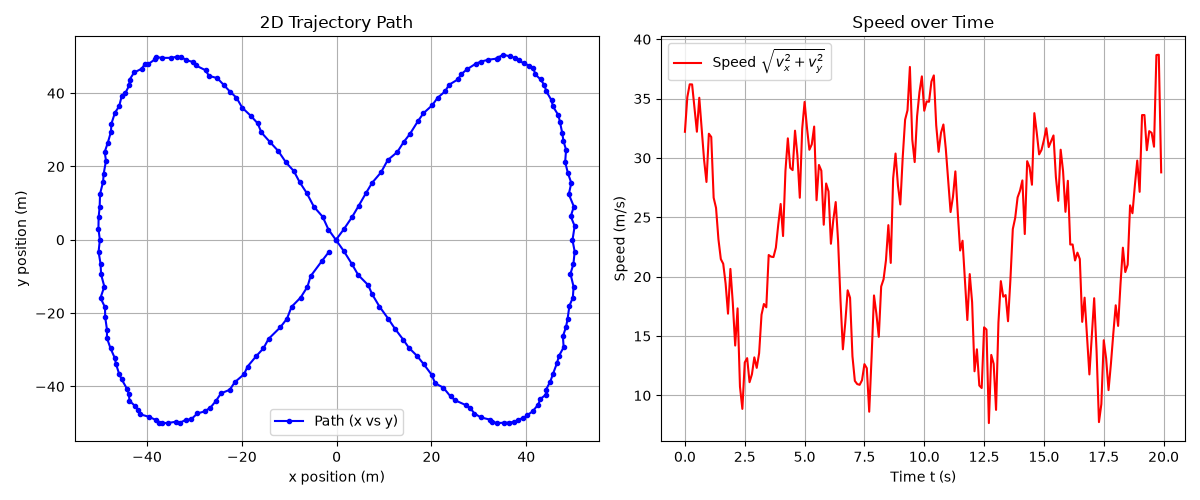

The script that saved this image:
import numpy as np
import matplotlib.pyplot as plt

# 1. Read trajectory.csv into arrays time, x, and y
data = np.loadtxt("trajectory.csv", delimiter=",", skiprows=1)
t = data[:, 0]
x = data[:, 1]
y = data[:, 2]

# 2. Compute velocity components using np.gradient
vx = np.gradient(x, t)
vy = np.gradient(y, t)

# 3. Compute speed: sqrt(vx^2 + vy^2)
speed = np.sqrt(vx**2 + vy**2)

# 4. Plot 2D path (y vs x) and speed over time
fig, (ax1, ax2) = plt.subplots(1, 2, figsize=(12, 5))

# Left panel: 2D Path (x vs y)
ax1.plot(x, y, 'b.-', label="Path (x vs y)")
ax1.set_xlabel("x position (m)")
ax1.set_ylabel("y position (m)")
ax1.set_title("2D Trajectory Path")
ax1.grid(True)
ax1.legend()

# Right panel: Speed over time
ax2.plot(t, speed, 'r-', label=r"Speed $\sqrt{v_x^2 + v_y^2}$")
ax2.set_xlabel("Time t (s)")
ax2.set_ylabel("Speed (m/s)")
ax2.set_title("Speed over Time")
ax2.grid(True)
ax2.legend()

plt.tight_layout()
plt.savefig("trajectory.png")
print("trajectory.png generated successfully.")
